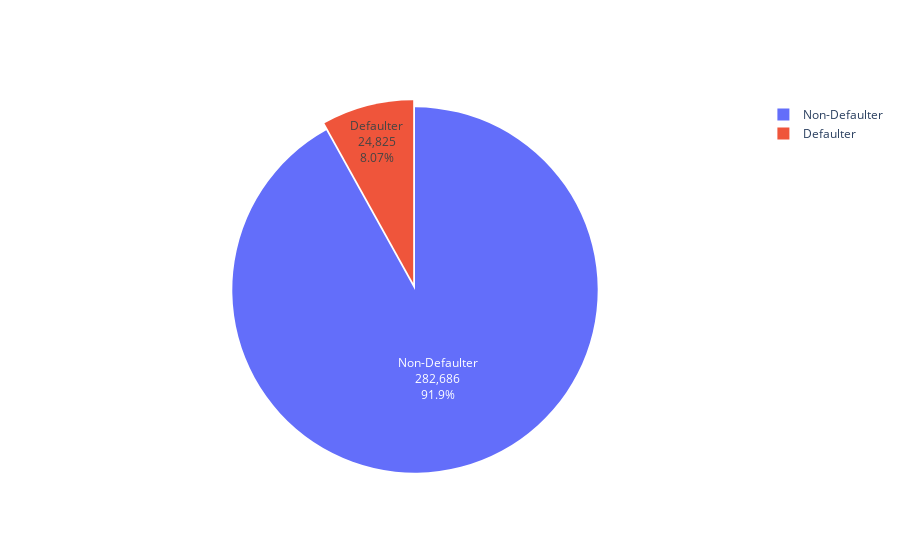

The cell this chart's notebook holds for it:
### Code cell
target_distribution = data_train.TARGET.value_counts()
print( data_train.TARGET.value_counts())
labels = ['Non-Defaulter', 'Defaulter']

fig = go.Figure(data = [
        go.Pie(values = target_distribution, labels = labels, textinfo = 'label+percent+value' , pull = [0,0.04])], 
         )

fig.show()

### Figure 1 — Plotly figure (JSON) as saved in the notebook; plotly's stock layout.template omitted (floating-point values rounded to 4 significant figures)
{"data": [{"labels": ["Non-Defaulter", "Defaulter"], "pull": [0, 0.04], "textinfo": "label+percent+value", "type": "pie", "values": [282686, 24825]}], "layout": {}}
